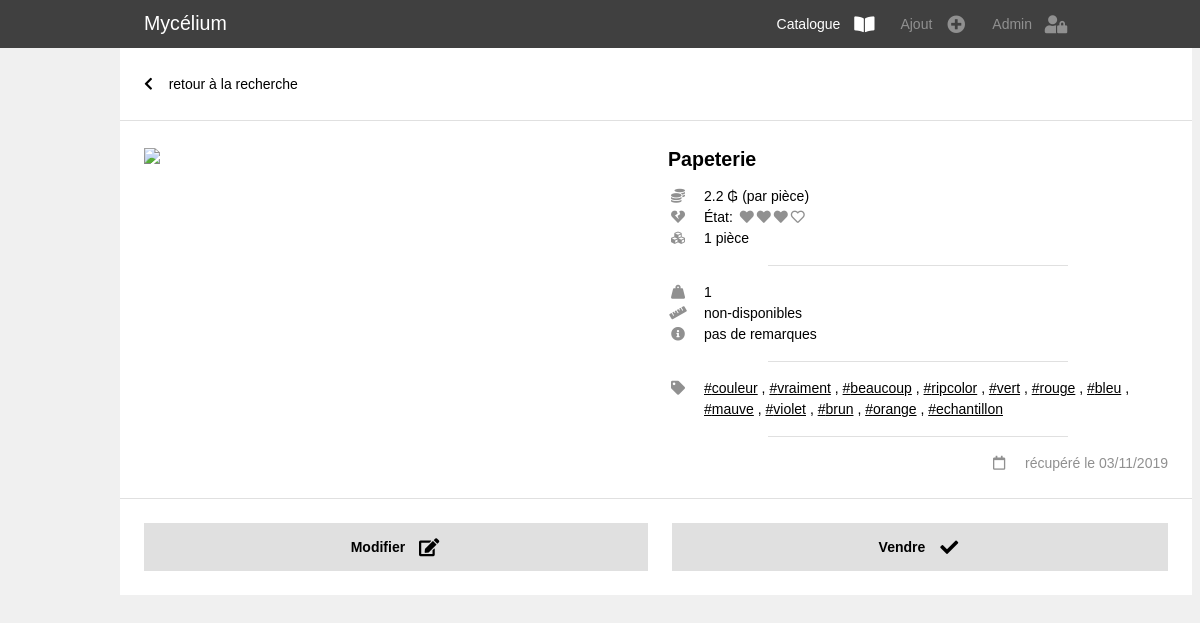
/item_page.php?r=bag&id=23, run on the app's committed database.
### tables this page shows
CREATE TABLE IF NOT EXISTS `bag` (
  `ID` int(11) NOT NULL AUTO_INCREMENT,
  `ID_categorie` int(11) NOT NULL,
  `ID_souscategorie` int(11) NOT NULL,
  `pieces` int(11) NOT NULL,
  `dimensions` varchar(255) NOT NULL,
  `etat` int(11) NOT NULL,
  `tags` text NOT NULL,
  `remarques` text NOT NULL,
  `date_ajout` datetime NOT NULL DEFAULT CURRENT_TIMESTAMP,
  `poids` float NOT NULL,
  `prix` float NOT NULL,
  `localisation` varchar(255) NOT NULL,
  PRIMARY KEY (`ID`)
);

CREATE TABLE IF NOT EXISTS `categorie` (
  `ID` int(11) NOT NULL AUTO_INCREMENT,
  `nom` varchar(255) NOT NULL,
  `score` int(11) NOT NULL,
  PRIMARY KEY (`ID`)
);

### connection_db.php (called while the page is built, shortened)
<?php
  function link_construct($params, $web_page = 1){
    $getURL = $web_page . '?' . http_build_query(array_merge($_GET, $params));
    return $getURL;
  }
?>

### item_page.php (the view, shortened to what this page needs)
<!DOCTYPE html>
<html lang="en">
<head>
  <link rel="stylesheet" href="css/w3.css">
  <link rel="stylesheet" href="https://use.fontawesome.com/releases/v5.7.0/css/all.css">
  <link rel="stylesheet" href="https://indestructibletype.com/fonts/Jost.css" type="text/css" charset="utf-8" />
  <link rel="stylesheet" href="css/main.css">
  <link rel="stylesheet" href="css/item.css">
  <link rel="stylesheet" href="css/add_form.css">
</head>
<body>
  <?php
    include('header.php');
  ?>
  <?php
    include('connection_db.php')
  ?>
  <?php
    $req = $bdd->prepare(' SELECT raccourci FROM recuperatheques ');
    $req->execute();
    $recuperatheques = array();
    while($item = $req->fetch()){
      array_push($recuperatheques,$item['raccourci']);
    }
    if (isset($_GET['r']) && in_array($_GET['r'], $recuperatheques)){
      $recuperatheque = htmlspecialchars($_GET['r']);
    } else{
      $recuperatheque = "bag";
    }
  ?>
  <?php
    if (isset($_GET['id'])){
      $id = htmlspecialchars($_GET['id']);
    } else{
      $id = 0;
    }
  ?>
  <div class="quasi-fullwidth space-header">
  <div class="item-single-container">
  <div class="item-single-content">
    <div class="back-link-container">
      <a href="javascript:history.back()"><i class="fas fa-chevron-left"></i> retour à la recherche </a>
    </div>
  <?php
    $req = $bdd->prepare('  SELECT
                            c.ID AS ID_item, c.ID_categorie, c.ID_souscategorie, c.pieces AS pieces, c.dimensions AS dimensions, c.etat AS etat, c.tags AS tags, c.prix AS prix, c.poids AS poids, c.remarques AS remarques, c.localisation AS localisation,
                            c.date_ajout AS date_ajout, DATE_FORMAT(c.date_ajout, \'%d/%m/%Y\') AS date_ajout_fr,
                            cat.ID, cat.nom AS categorie,
                            sscat.ID AS sscatID, sscat.ID_categorie, sscat.unite AS unitesscat, sscat.prix AS prixsscat, sscat.nom AS sous_categorie
                            FROM ' . $recuperatheque . ' c
                            INNER JOIN categorie cat ON c.ID_categorie=cat.ID
                            INNER JOIN souscategorie sscat ON c.ID_souscategorie=sscat.ID
                            WHERE c.id=:id');
    $req->bindValue(':id', $id, PDO::PARAM_INT);
    $req->execute();
  ?>
  <?php
    if ($req->rowCount() > 0) {
      $item = $req->fetch();
      include('item.php'); ?>
      <div class="item-buttons-container">
        <button class="button-flex item-button" onclick="window.location.href = 'edit_form.php?id=<?php echo $id;?>';">
          <div class="button-title">Modifier</div>
          <i class='button-icon w3-large fas fa-edit'></i>
        </button>
        <button class="button-flex item-button" onclick="document.getElementById('modal_sell').style.display='block'">
          <div class="button-title">Vendre</div>
          <i class='button-icon w3-large fas fa-check'></i>
        </button>
      </div>
      <?php
    }
    else{
      echo '<h3 class="erreur"> Cet objet n\'existe pas </h3>';
      $item=0;
    }
  ?>
  </div>
  </div>
  </div>
</body>
</html>

### item.php (shortened to what this page needs)
<?php
  $prix = $item['prix'];
  $piece = "1 pièce";
  $tags = explode(", ",$item['tags']);
  if ($item['dimensions']==''){
    $dimensions='non-disponibles';
  }
  else{
    $dimensions=$item['dimensions'];
  }
  if ($item['remarques']==''){
    $remarques='pas de remarques';
  }
  else{
    $remarques=$item['remarques'];
  }
?>
<div class='item'>
  <div class="item-photo-container">
      <?php
      echo '<img class="item-photo" src="photos/' . $item['ID_item'] . '.jpg" />'
      ?>
  </div>
  <div class="item-text-container">
    <div class='item-categorie-container'>
      <?php
      if ($item['sous_categorie']!='Autre'){
        ?>
        <span class="item-souscategorie"> <?php echo $item['sous_categorie']; ?> </span>
        <span class="item-categorie"> (<?php echo $item['categorie']; ?>) </span>
      <?php
      }
      else{
        ?>
        <span class="item-souscategorie"> <?php echo $item['categorie']; ?> </span>
      <?php
      }
      ?>
    </div>
    <div class="item-info-container">
      <div class="item-info-line">
        <i class='fas fa-coins item-icon'></i>
        <div class="item-info"><?php echo $prix; ?> ₲ (par pièce) </div>
      </div>
      <div class="item-info-line">
        <i class='fas fa-heart-broken item-icon'></i>
        <div class="item-info"> État:
          <span class='etat-icon-container'>
          <?php
          for($n = 0; $n < 4; $n++){
            if($item['etat'] > $n){
              echo '<i class="fas fa-heart"></i>' ;
            } else{
              echo '<i class="far fa-heart"></i>' ;
            }
          }
          ?>
          </span>
        </div>
      </div>
      <div class="item-info-line">
        <i class='fas fa-cubes item-icon'></i>
        <div class="item-info"><?php echo $piece; ?></div>
      </div>
    </div>
    <div class="item-info-plus-container">
      <?php
        if ($item['unitesscat']=='kg'){ ?>
          <div class="item-info-line">
            <i class='fas fa-weight-hanging item-icon'></i>
            <div class="item-info"> <?php echo $item['poids']; ?> </div>
          </div>
        <?php
        }
      ?>
      <div class="item-info-line">
        <i class='fas fa-ruler item-icon'></i>
        <div class="item-info"> <?php echo $dimensions; ?> </div>
      </div>
      <div class="item-info-line">
        <i class='fas fa-info-circle item-icon'></i>
        <div class="item-info"> <?php echo $remarques; ?> </div>
      </div>
    </div>
    <div class='item-tags-container'>
      <div class="item-info-line">
        <i class='fas fa-tag item-icon'></i>
        <div class="item-info">
          <?php
            for($n = 0; $n < count($tags); $n++){?>
              <a class="item-tag" href= <?php echo link_construct(array('q'=>$tags[$n],'id'=>null), 'catalogue.php') ?> >#<?php echo $tags[$n];?></a>
              <?php
              if($n!=count($tags)-1){ echo ', '; }
            }
          ?>
        </div>
      </div>
    </div>
    <div class="item-date-container">
      <div class="item-info-line">
        <i class='far fa-calendar item-icon'></i>
        <div class="item-info">récupéré le <?php echo $item['date_ajout_fr']; ?></div>
      </div>
    </div>
  </div>
</div>

### css/w3.css (style rules this page uses)
*,*:before,*:after { box-sizing:inherit }
html { -ms-text-size-adjust:100%;-webkit-text-size-adjust:100% }
body { margin:0 }
a { background-color:transparent }
img { border-style:none }
button,input,select,textarea,optgroup { font:inherit;margin:0 }
button,input { overflow:visible }
button,select { text-transform:none }
button,[type=button],[type=reset],[type=submit] { -webkit-appearance:button }
html,body { font-family:Verdana,sans-serif;font-size:15px;line-height:1.5 }
html { overflow-x:hidden }
img { vertical-align:middle }
a { color:inherit }
.w3-large { font-size:18px!important }

### css/main.css (style rules this page uses)
html, body { background: #F0F0F0; margin: 0; font-weight: 400; font-size: 14px; line-height: 1.5; }
html, body, p, h1, h2, h3, h4, h5, h6 { font-family: 'Jost', Helvetica, arial, sans-serif !important; }
*, *:before, *:after { box-sizing: inherit; }
@media (min-width: 993px) { .quasi-fullwidth { margin: 0 auto 0; max-width: 80%; } }
.space-header { margin-top: 48px; }
button { background-color: #E0E0E0; color: black; border: none; text-align: center; text-decoration: none; display: inline-block; padding: 0; font-weight: bold; font-size: 1rem; margin: 0px; position: relative; overflow: hidden; white-space: nowrap; }
.button-flex { height: 48px; display: flex; align-items: center; justify-content: center; }
.button-title { padding-left: 12px; }
.button-icon { width: 48px; text-align: center; }
.w3-large { font-size:18px!important }

### css/item.css (style rules this page uses)
.item { text-align: left; background: white; padding: 24px; max-width: 100vw; transition: 0.4s; }
@media (min-width: 601px) { .item { padding: 12px; } }
.back-link-container { background: white; padding: 12px 24px; border-bottom: 1px solid #E0E0E0; text-align: left; display: block; position: sticky; top: 48px; z-index: 10; }
.back-link-container i { padding-right: 12px; }
.back-link-container a { text-decoration: none; }
.item-buttons-container { padding: 6px; display: flex; flex-wrap: nowrap; }
.item-button { flex-grow: 1; margin: 12px; }
@media (min-width: 993px) { .back-link-container { margin-bottom: 0px; height: 48px; box-sizing: content-box; display: flex; align-items: center; align-content: center; position: static; } }
@media (min-width: 993px) { .item-buttons-container { background: white; border-top: 1px solid #E0E0E0; padding: 12px; } }
.item-photo-container, .item-text-container { max-width: 500px; }
.item-photo-container { margin-bottom: 12px; position: relative; }
.item-photo { width: 100%; }
.item-single-container .item { padding-left: 0; padding-right: 0; }
.item-single-container .item-text-container { padding-left: 24px; padding-right: 24px; }
@media (min-width: 601px) { .item-single-container .item { padding-left: 24px; padding-right: 24px; } }
@media (min-width: 601px) { .item-single-container .item-text-container { padding-left: 0; padding-right: 0; } }
@media (min-width: 601px) { .item-single-container { text-align: center; } }
@media (min-width: 601px) { .item-single-content { display: inline-block; } }
@media (min-width: 993px) { .item-single-container .item { display: flex; padding: 12px; } }
@media (min-width: 993px) { .item-single-container .item-photo-container, .item-single-container .item-text-container { margin: 12px; width: 500px; } }
@media (min-width: 993px) { .item-single-container .item-text-container { display: flex; flex-direction: column; } }
@media (min-width: 993px) { .item-single-container .item-date-container { flex-grow: 1; display: flex; justify-content: flex-end; align-items: flex-end; } }
.item-souscategorie { font-weight: bold; font-size: 1.4em; }
.item-categorie-container { padding-bottom: 12px; }
.item-single-container .item-info-container:after, .item-single-container .item-info-plus-container::after, .item-single-container .item-tags-container::after { content: ""; display: block; margin: auto; width: 60%; height: 1px; margin-top: 16px; margin-bottom: 16px; background: #E0E0E0; }
.item-info-line { display: flex; align-items: baseline; white-space: nowrap; }
.item-date-container .item-info-line { justify-content: flex-end; color: #909090; }
.item-date-container .item-info { white-space: nowrap; }
.item-icon { flex-basis: 20px; margin-right: 16px; text-align: center; flex-shrink: 0; }
.item-info { white-space: normal; }
.item-icon { color: #909090; }
.etat-icon-container i { color: #909090; padding-left: 3px; }

### data on the page
bag: ID_categorie.nom "Papeterie", prix "2.2", etat 3 (drawn), poids "1", dimensions "non-disponibles", remarques "pas de remarques", tags "couleur", tags "vraiment", tags "beaucoup", tags "ripcolor", tags "vert", tags "rouge", tags "bleu", tags "mauve", tags "violet", tags "brun", tags "orange", tags "echantillon"

### other printed values
$piece "1 pièce"
$item['date_ajout_fr'] "03/11/2019"
